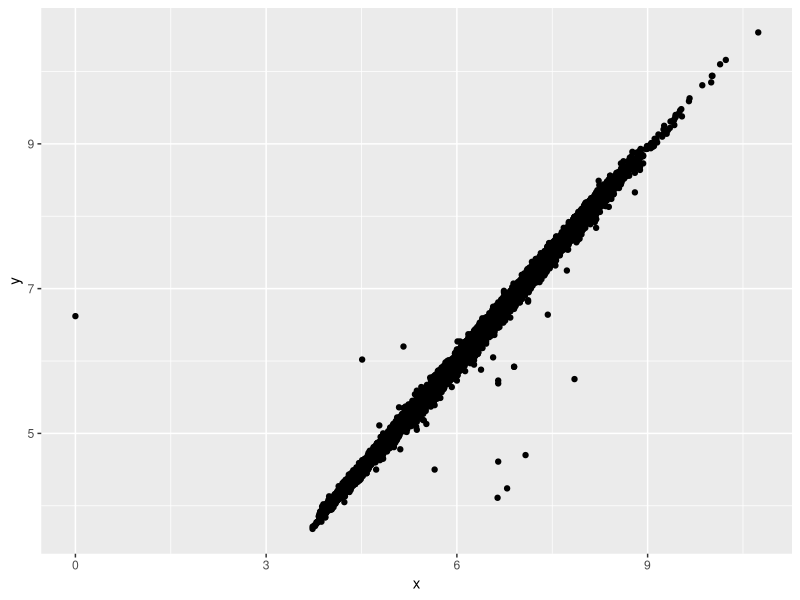
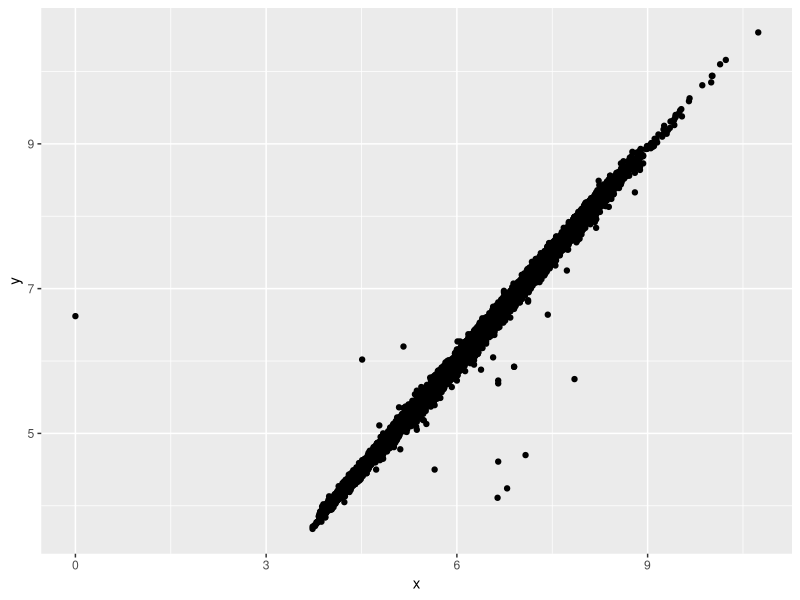

Write the R code that produced these figures, in order.
library(ggplot2)
library(magrittr)
library(dplyr)

diamonds1 <- diamonds %>% filter(between(y, 3, 20)) #把3<x<20以外的都删掉了
diamonds2 <- diamonds %>% mutate(y = ifelse(y < 3 | y > 20, NA, y)) #把3<x<20以外全部赋值成NA
ggplot(data = diamonds1, mapping = aes(x = x, y = y)) + geom_point()#display warning
ggplot(data = diamonds2, mapping = aes(x = x, y = y)) + geom_point(na.rm = TRUE)# To suppress that warning
#question: why there's a zero in x-value(zero size of the diamond)
